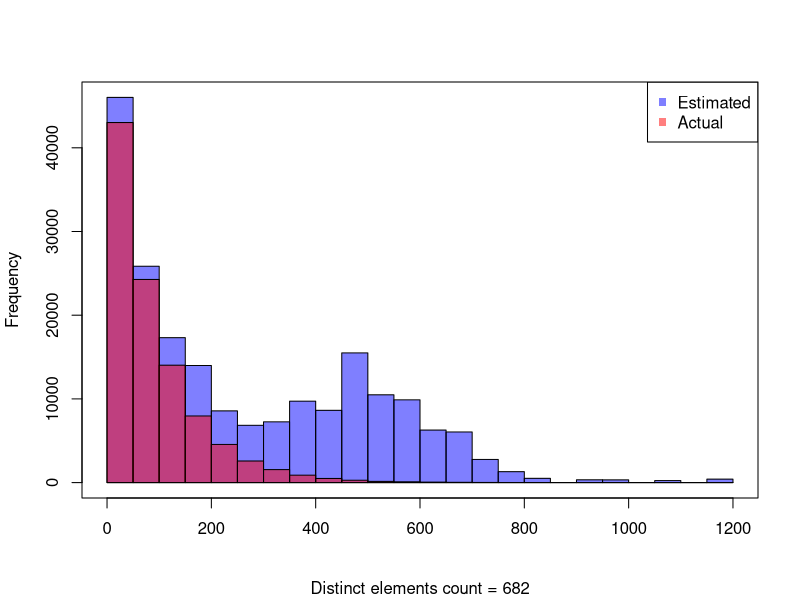

Source code (R):
set.seed(12345)

#the number of samples
sample_count <- 100000 # what happens if you increase or decrease sample count?

#controls the number of distinct elements
level_of_variability <- 90 # try 10, 50, 100, 200, 500, 1000

# generate sample dataset
dataset <- round(rexp(sample_count)*level_of_variability)

#setup sketch
w <- 200 # sketch width
d <- 3   # sketch depth (height)

#create matrix for storing counters
sketch <- matrix(data = 0, nrow = d, ncol = w)

#initialize hash functions
hash.max_val <- 15485863 # has to be a large prime but given that R's largest integer is 2^31-1, have to be small, otherwise we will face serious roundoff
hash.a <- as.double(sample.int(hash.max_val, d)) #converting to double to avoid overflow in hash, may lead to round-off
hash.b <- as.double(sample.int(hash.max_val, d)) #converting to double to avoid overflow in hash, may lead to round-off

hash <- function(x){
  # Hash function is adopted from Cormode G, Muthukrishnan S., Approximating Data with the Count-Min Data Structure, 2011
  # http://dimacs.rutgers.edu/~graham/pubs/papers/cmsoft.pdf
  # This is a simple and not a very good hash function
  ((hash.a * x + hash.b) %% hash.max_val) %% w + 1
}

#populate sketch structure
for(val in dataset){
  w.ind <- hash( val )
  for(i in 1:d){
    sketch[i, w.ind[i]] <- sketch[i, w.ind[i]] + 1
  }
}

#get the smallest element estimates for every distinct element
my.val <- c()
my.cnt <- c()
for(val in sort(unique(dataset))){
  freq <- .Machine$integer.max
  w.ind <- hash( val )
  for(i in 1:d){
    freq <- min(sketch[i, w.ind[i]], freq)
  }
  my.val <- c(my.val, val) #note that concatenations of vectors in inefficient, speed up by pre-allocating space
  my.cnt <- c(my.cnt, freq)
}

hist(rep(my.val, my.cnt ), col=rgb(0,0,1,0.5)
     , xlab = ""
     , sub = paste("Distinct elements count =", length(unique(dataset)))
     , main = "" 
)
hist(dataset, col=rgb(1,0,0,0.5), add = T)
legend("topright", c("Estimated", "Actual"), col = c(rgb(0,0,1,0.5), rgb(1,0,0,0.5)), pch = 15)
box()

